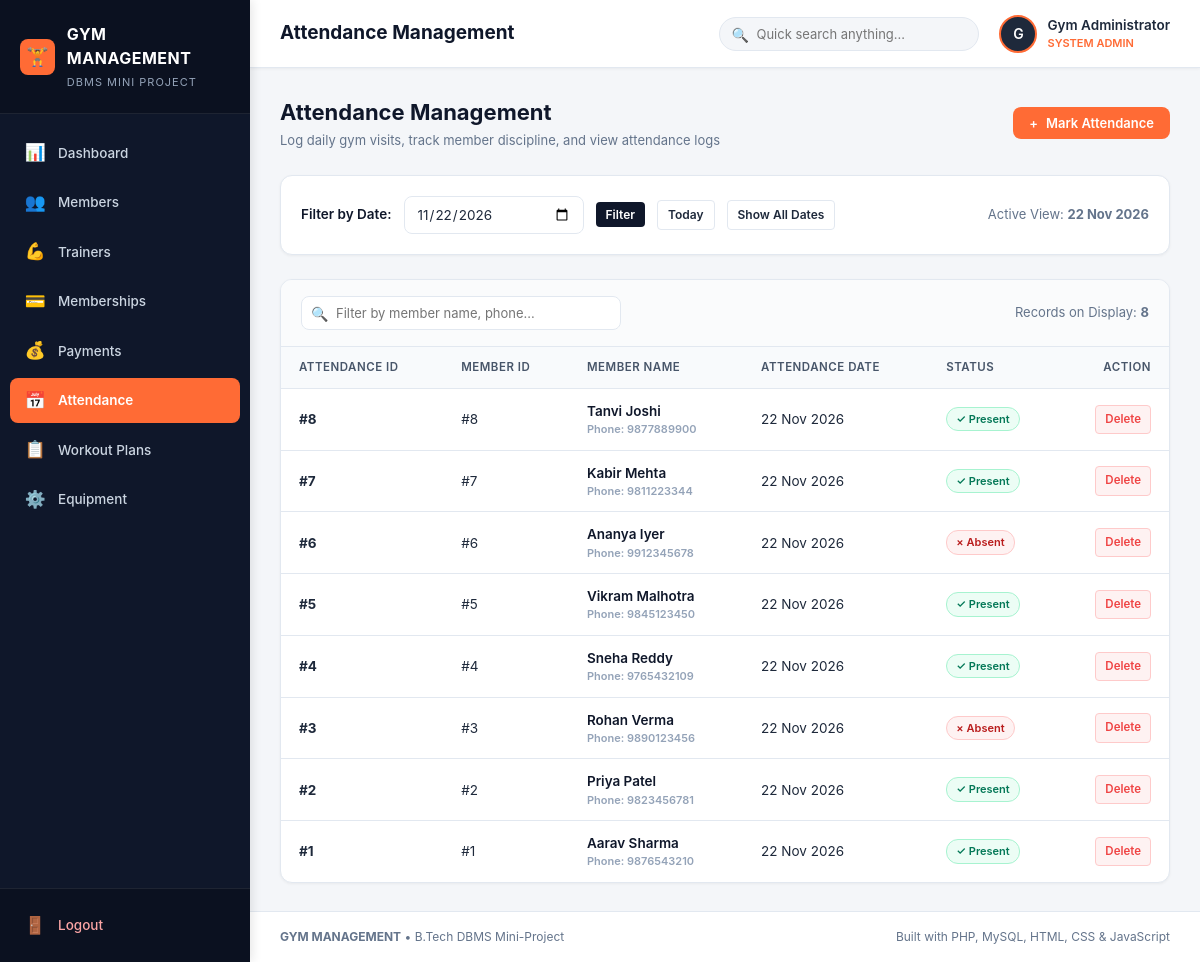
Screenshot of /attendance.php (signed in) with the database file from the repository.
### tables this page shows
CREATE TABLE IF NOT EXISTS `Attendance` (
    `attendance_id` INT AUTO_INCREMENT PRIMARY KEY,
    `member_id` INT NOT NULL,
    `attendance_date` DATE NOT NULL,
    `status` ENUM('Present', 'Absent') NOT NULL,
    `created_at` TIMESTAMP DEFAULT CURRENT_TIMESTAMP,
    CONSTRAINT `fk_attendance_member` 
        FOREIGN KEY (`member_id`) REFERENCES `Member`(`member_id`) 
        ON DELETE CASCADE ON UPDATE CASCADE
);

CREATE TABLE IF NOT EXISTS `Member` (
    `member_id` INT AUTO_INCREMENT PRIMARY KEY,
    `name` VARCHAR(100) NOT NULL,
    `gender` ENUM('Male', 'Female', 'Other') NOT NULL,
    `age` INT NOT NULL,
    `phone` VARCHAR(15) NOT NULL,
    `email` VARCHAR(100) NOT NULL,
    `join_date` DATE NOT NULL,
    `created_at` TIMESTAMP DEFAULT CURRENT_TIMESTAMP
);

### db.php (called while the page is built, shortened)
<?php
function format_date($date_str) {
    return date("d M Y", strtotime($date_str));
}
?>

### attendance.php (the view, shortened to what this page needs)
<?php
require_once __DIR__ . '/header.php';
$filter_date = $_GET['date'] ?? date('Y-m-d');
$show_all = isset($_GET['all']) && $_GET['all'] == '1';
if ($show_all) {
    $attendance_query = "
        SELECT a.*, m.name AS member_name, m.phone AS member_phone
        FROM `Attendance` a
        JOIN `Member` m ON a.member_id = m.member_id
        ORDER BY a.attendance_date DESC, a.attendance_id DESC
    ";
    $attendance_stmt = $conn->prepare($attendance_query);
} else {
    $attendance_query = "
        SELECT a.*, m.name AS member_name, m.phone AS member_phone
        FROM `Attendance` a
        JOIN `Member` m ON a.member_id = m.member_id
        WHERE a.attendance_date = ?
        ORDER BY a.attendance_id DESC
    ";
    $attendance_stmt = $conn->prepare($attendance_query);
    $attendance_stmt->bind_param("s", $filter_date);
}
$attendance_stmt->execute();
$attendance_list = $attendance_stmt->get_result();
?>
<div class="page-header-row">
    <div class="page-title-group">
        <h2>Attendance Management</h2>
        <p>Log daily gym visits, track member discipline, and view attendance logs</p>
    </div>
    <div class="page-actions">
        <button type="button" class="btn btn-primary" onclick="openModal('markAttendanceModal')">
            <span>+</span> Mark Attendance
        </button>
    </div>
</div>
<div class="content-card" style="margin-bottom: 24px;">
    <div class="card-body-padded">
        <form action="attendance.php" method="GET" style="display: flex; align-items: center; justify-content: space-between; flex-wrap: wrap; gap: 15px;">
            <div style="display: flex; align-items: center; gap: 12px; flex-wrap: wrap;">
                <label for="date_filter" style="font-weight: 600; color: var(--primary-navy); font-size: 13.5px;">Filter by Date:</label>
                <input type="date" id="date_filter" name="date" class="form-control" style="width: 180px;" value="<?php echo htmlspecialchars($filter_date); ?>" onchange="this.form.submit()">
                <button type="submit" class="btn btn-navy btn-sm">Filter</button>
                <a href="attendance.php?date=<?php echo date('Y-m-d'); ?>" class="btn btn-outline btn-sm">Today</a>
                <a href="attendance.php?all=1" class="btn btn-outline btn-sm <?php echo ($show_all) ? 'btn-primary' : ''; ?>">Show All Dates</a>
            </div>
            <div style="font-size: 13px; color: var(--text-secondary);">
                Active View: <strong><?php echo $show_all ? "All Dates History" : format_date($filter_date); ?></strong>
            </div>
        </form>
    </div>
</div>
<div class="content-card">
    <div class="table-filter-bar">
        <div class="table-search">
            <span>🔍</span>
            <input type="text" placeholder="Filter by member name, phone...">
        </div>
        <div style="font-size: 13px; color: var(--text-secondary);">
            Records on Display: <strong><?php echo ($attendance_list) ? $attendance_list->num_rows : 0; ?></strong>
        </div>
    </div>
    <div class="table-responsive">
        <table class="data-table">
            <thead>
                <tr>
                    <th>Attendance ID</th>
                    <th>Member ID</th>
                    <th>Member Name</th>
                    <th>Attendance Date</th>
                    <th>Status</th>
                    <th style="text-align: right;">Action</th>
                </tr>
            </thead>
            <tbody>
                <?php if ($attendance_list && $attendance_list->num_rows > 0): ?>
                    <?php while ($row = $attendance_list->fetch_assoc()):
                    ?>
                        <tr>
                            <td><strong>#<?php echo $row['attendance_id']; ?></strong></td>
                            <td>#<?php echo $row['member_id']; ?></td>
                            <td style="font-weight: 600; color: var(--primary-navy);">
                                <?php echo htmlspecialchars($row['member_name']); ?>
                                <span style="font-size: 11px; color: var(--text-muted); display: block;">Phone: <?php echo htmlspecialchars($row['member_phone']); ?></span>
                            </td>
                            <td><?php echo format_date($row['attendance_date']); ?></td>
                            <td>
                                <?php if ($row['status'] === 'Present'): ?>
                                    <span class="badge badge-success">✓ Present</span>
                                <?php else: ?>
                                    <span class="badge badge-danger">&times; Absent</span>
                                <?php endif; ?>
                            </td>
                            <td style="text-align: right;">
                                <div class="action-buttons" style="justify-content: flex-end;">
                                    <a href="javascript:void(0);" class="btn-action btn-delete" title="Delete Record" onclick="confirmDelete('attendance.php?delete=<?php echo $row['attendance_id']; ?>&date=<?php echo urlencode($filter_date); ?><?php echo $show_all ? '&all=1' : ''; ?>', 'Attendance #<?php echo $row['attendance_id']; ?>')">
                                        Delete
                                    </a>
                                </div>
                            </td>
                        </tr>
                    <?php endwhile; ?>
                <?php endif; ?>
            </tbody>
        </table>
    </div>
</div>
<?php require_once __DIR__ . '/footer.php'; ?>

### css/style.css (style rules this page uses)
:root { --primary-navy: #0f172a; --navy-light: #1e293b; --navy-hover: #334155; --accent-orange: #ff6b35; --accent-orange-hover: #e85924; --accent-orange-light: #fff0eb; --bg-light: #f4f6f9; --card-bg: #ffffff; --text-primary: #1e293b; --text-secondary: #64748b; --text-muted: #94a3b8; --border-color: #e2e8f0; --sidebar-width: 250px; --header-height: 68px; --color-success: #10b981; --color-success-bg: #ecfdf5; --color-danger: #ef4444; --color-danger-bg: #fef2f2; --color-warning: #f59e0b; --color-warning-bg: #fffbeb; --color-info: #0284c7; --color-info-bg: #f0f9ff; --radius-sm: 4px; --radius-md: 8px; --radius-lg: 12px; --shadow-sm: 0 1px 3px rgba(0, 0, 0, 0.05); --shadow-md: 0 4px 6px -1px rgba(0, 0, 0, 0.06), 0 2px 4px -1px rgba(0, 0, 0, 0.04); }
* { margin: 0; padding: 0; box-sizing: border-box; font-family: -apple-system, BlinkMacSystemFont, "Segoe UI", Roboto, "Helvetica Neue", Arial, sans-serif; }
body { background-color: var(--bg-light); color: var(--text-primary); min-height: 100vh; font-size: 14px; line-height: 1.5; }
.page-header-row { display: flex; align-items: center; justify-content: space-between; margin-bottom: 24px; flex-wrap: wrap; gap: 15px; }
.page-title-group h2 { font-size: 22px; font-weight: 700; color: var(--primary-navy); }
.page-title-group p { font-size: 13px; color: var(--text-secondary); margin-top: 2px; }
.page-actions { display: flex; align-items: center; gap: 12px; }
.btn { display: inline-flex; align-items: center; justify-content: center; gap: 8px; padding: 8px 16px; font-size: 13px; font-weight: 600; border-radius: var(--radius-md); cursor: pointer; border: none; text-decoration: none; transition: all 0.2s ease; }
.btn-primary { background-color: var(--accent-orange); color: #ffffff; }
.btn-navy { background-color: var(--primary-navy); color: #ffffff; }
.btn-outline { background-color: transparent; border: 1px solid var(--border-color); color: var(--text-primary); }
.btn-sm { padding: 5px 10px; font-size: 12px; border-radius: var(--radius-sm); }
.action-buttons { display: flex; align-items: center; gap: 6px; }
.btn-action { display: inline-flex; align-items: center; justify-content: center; padding: 5px 9px; font-size: 11.5px; font-weight: 600; border-radius: var(--radius-sm); text-decoration: none; border: none; cursor: pointer; transition: all 0.15s ease; }
.btn-delete { background-color: var(--color-danger-bg); color: var(--color-danger); border: 1px solid #fecaca; }
.content-card { background-color: var(--card-bg); border-radius: var(--radius-lg); box-shadow: var(--shadow-sm); border: 1px solid var(--border-color); overflow: hidden; }
.card-body-padded { padding: 20px; }
.table-responsive { width: 100%; overflow-x: auto; }
.data-table { width: 100%; border-collapse: collapse; text-align: left; font-size: 13.5px; }
.data-table thead th { background-color: #f8fafc; color: #475569; font-weight: 600; text-transform: uppercase; font-size: 11.5px; letter-spacing: 0.5px; padding: 12px 18px; border-bottom: 1px solid var(--border-color); white-space: nowrap; }
.data-table tbody td { padding: 12px 18px; border-bottom: 1px solid var(--border-color); color: var(--text-primary); vertical-align: middle; }
.data-table tbody tr:last-child td { border-bottom: none; }
.table-filter-bar { padding: 16px 20px; background-color: #fafbfc; border-bottom: 1px solid var(--border-color); display: flex; align-items: center; justify-content: space-between; gap: 15px; flex-wrap: wrap; }
.table-search { position: relative; max-width: 320px; width: 100%; }
.table-search input { width: 100%; padding: 8px 12px 8px 34px; border: 1px solid var(--border-color); border-radius: var(--radius-md); font-size: 13px; outline: none; background-color: #ffffff; }
.table-search span { position: absolute; left: 10px; top: 50%; transform: translateY(-50%); color: var(--text-muted); }
.badge { display: inline-block; padding: 3px 9px; font-size: 11px; font-weight: 600; border-radius: 12px; text-transform: capitalize; }
.badge-success { background-color: var(--color-success-bg); color: #047857; border: 1px solid #a7f3d0; }
.badge-danger { background-color: var(--color-danger-bg); color: #b91c1c; border: 1px solid #fecaca; }
.form-control { width: 100%; padding: 9px 12px; border: 1px solid var(--border-color); border-radius: var(--radius-md); font-size: 13.5px; color: var(--text-primary); background-color: #ffffff; outline: none; transition: border-color 0.2s, box-shadow 0.2s; }

### rows the page displays
attendance: attendance_id "8", member "8", member.name "Tanvi Joshi", member.phone "9877889900", attendance_date "22 Nov 2026", status "✓ Present"
attendance: attendance_id "7", member "7", member.name "Kabir Mehta", member.phone "9811223344", attendance_date "22 Nov 2026", status "✓ Present"
attendance: attendance_id "6", member "6", member.name "Ananya Iyer", member.phone "9912345678", attendance_date "22 Nov 2026", status "× Absent"
attendance: attendance_id "5", member "5", member.name "Vikram Malhotra", member.phone "9845123450", attendance_date "22 Nov 2026", status "✓ Present"
attendance: attendance_id "4", member "4", member.name "Sneha Reddy", member.phone "9765432109", attendance_date "22 Nov 2026", status "✓ Present"
attendance: attendance_id "3", member "3", member.name "Rohan Verma", member.phone "9890123456", attendance_date "22 Nov 2026", status "× Absent"
attendance: attendance_id "2", member "2", member.name "Priya Patel", member.phone "9823456781", attendance_date "22 Nov 2026", status "✓ Present"
attendance: attendance_id "1", member "1", member.name "Aarav Sharma", member.phone "9876543210", attendance_date "22 Nov 2026", status "✓ Present"

### other values shown
$page_title "Attendance Management"
substr($admin_name, 0, 1) "G"
$admin_name "Gym Administrator"
$attendance_list->num_rows "8"
